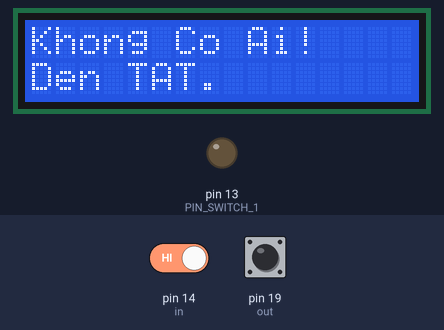
Recording of a sketch running on a simulated Arduino Uno, built with avr-gcc and run on an emulated ATmega328P. On the bench: 16×2 character LCD, output pins drawn as LEDs (lit = HIGH). The test bench sets the inputs (shaded band); at power-on: pin 14 (in) HIGH, pin 19 (out) HIGH. The RemoteXY app is connected.

Above: at 3.2 s.
3.3 s: pin 14 (in) driven LOW
At 4.1 s:
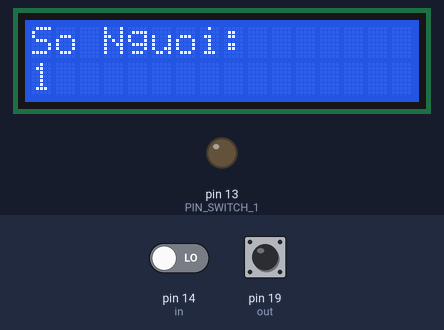
At 5.1 s:
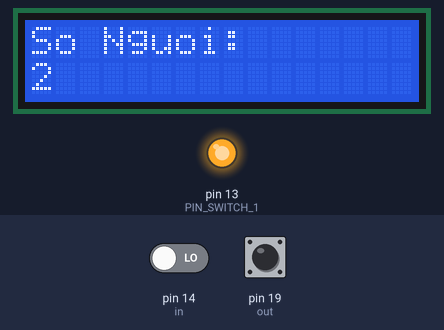
Timing chart, 0 to 6.6 s (numbered marks = the images above; inputs shaded):
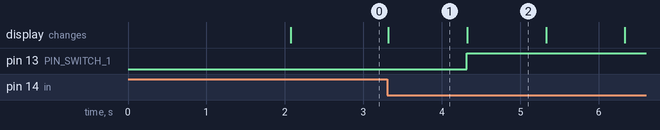

The sketch:

source_code.ino
```cpp
#define REMOTEXY_MODE__ESP8266_HARDSERIAL_POINT
#include <RemoteXY.h>

// RemoteXY connection settings
#define REMOTEXY_SERIAL Serial
#define REMOTEXY_SERIAL_SPEED 115200
#define REMOTEXY_WIFI_SSID "levanvu"
#define REMOTEXY_WIFI_PASSWORD "12345678"
#define REMOTEXY_SERVER_PORT 6377


// RemoteXY configurate
#pragma pack(push, 1)
uint8_t RemoteXY_CONF[] =
  { 255,1,0,13,0,43,0,10,13,0,
  2,0,58,16,22,11,2,26,31,31,
  79,78,0,79,70,70,0,65,4,26,
  15,9,9,66,132,25,35,13,10,2,
  24,67,4,40,38,20,5,2,26,11 };

// this structure defines all the variables and events of your control interface
struct {

  // input variables
  uint8_t switch_1; // =1 if switch ON and =0 if OFF

    // output variables
  uint8_t led_1_r; // =0..255 LED Green brightness
  int8_t level_1; // =0..100 level position
  char text_1[11];  // string UTF8 end zero
    // other variable
  uint8_t connect_flag;  // =1 if wire connected, else =0

} RemoteXY;
#pragma pack(pop)

/////////////////////////////////////////////
//           END RemoteXY include          //
/////////////////////////////////////////////

#define PIN_SWITCH_1 13
#include <LiquidCrystal.h>

LiquidCrystal lcd(12,11,7,6,5,4);

#define in 14
#define out 19
int count=0;

void IN()
{
    count++;
    lcd.clear();
    lcd.print("So Nguoi:");
    lcd.setCursor(0,1);
    lcd.print(count);
    delay(1000);
}

void OUT()
{
    count--; {if(count <= 0) {count=0; return;}}
    lcd.clear();
    lcd.print("So Nguoi:");
    lcd.setCursor(0,1);
    lcd.print(count);
    delay(1000);
}

void setup()
{
  RemoteXY_Init ();
  lcd.begin(16,2);
  lcd.print("Dem So Nguoi!!!");
  delay(2000);
  pinMode(in, INPUT);
  pinMode(out, INPUT);
  pinMode(PIN_SWITCH_1, OUTPUT);
  lcd.clear();
  lcd.print("So Nguoi:");
  lcd.setCursor(0,1);
  lcd.print(count);
  // TODO you setup code

}

void loop()
{
  RemoteXY_Handler ();
  // TODO you loop code
  // use the RemoteXY structure for data transfer
  // do not call delay()

  //if((RemoteXY.switch_1==0) ? RemoteXY.PIN_SWITCH_1_1_g = 0 : RemoteXY.PIN_SWITCH_1_1_g =255);
  if(digitalRead(in) == LOW)
  IN();
  if(digitalRead(out) == LOW)
  OUT();
  if((RemoteXY.switch_1==0) ? RemoteXY.led_1_r = 0 : RemoteXY.led_1_r = 255);

  RemoteXY.level_1=count; // =0..100 level position

  strcpy(RemoteXY.text_1, itoa(count, RemoteXY.text_1,10));

  if(count<=0)
  {
     if((RemoteXY.switch_1==0)){
        lcd.clear();
        digitalWrite(PIN_SWITCH_1, LOW);
        RemoteXY.led_1_r = 0;
        lcd.clear();
        lcd.print("Khong Co Ai!");
        lcd.setCursor(0,1);
        lcd.print("Den TAT.");
        delay(200);
    }
    else{
      lcd.clear();
      digitalWrite(PIN_SWITCH_1, HIGH);
      RemoteXY.led_1_r = 255;
      lcd.clear();
      lcd.print("Khong Co Ai!");
      lcd.setCursor(0,1);
      lcd.print("Den SANG.");
      delay(200);
    }
  }
  else
  {
    digitalWrite(PIN_SWITCH_1, HIGH);
    RemoteXY.led_1_r = 255;
  }
}
```

Measured:
- after the input at 3.3 s, pin 13 (PIN_SWITCH_1): LOW → HIGH after 1.0 s; the display: changes at once (image 1)
- what the display in image 1 shows lasts 1.0 s, from 3.3 s to 4.3 s
